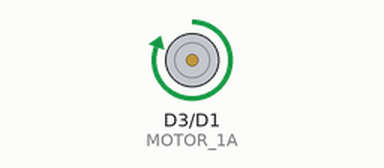
This sketch was run on a simulated ESP8266 (NodeMCU). On the bench: motor-driver pin pairs drawn as motors (green arrow = first pin HIGH = forward, orange = second pin HIGH = backward, longer = more drive).

Above: at 1.0 s.
At 3.0 s:
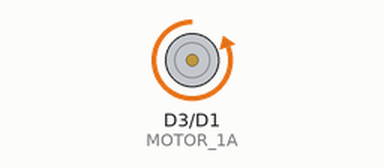
Timing chart, 0 to 5.2 s (numbered marks = the images above):
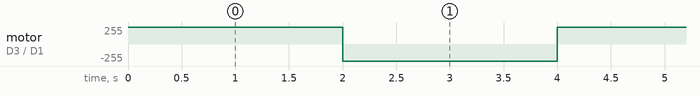

Measured:
- by itself, motor on D3 (MOTOR_1A) / D1 (MOTOR_1B): alternates forward 255/255 for 2.0 s and backward 255/255 for 2.0 s

The sketch:

12_Motor_Spin.ino
```cpp
// *************************
//
// Robotics AI Lab
//
// *************************

// Motor Spin
// This code showcases how a motor can be rotated in
// clockwise and counter-clockwise direction

// Electronics used
// - Mercury Development Board
// - DC brushed motor

int MOTOR_1A = D3;
int MOTOR_1B = D1;

void setup() {
  pinMode(MOTOR_1A, OUTPUT);
  pinMode(MOTOR_1B, OUTPUT);
}

void loop() {
  digitalWrite(MOTOR_1A, HIGH);
  digitalWrite(MOTOR_1B, LOW);
  delay(2000);

  digitalWrite(MOTOR_1A, LOW);
  digitalWrite(MOTOR_1B, HIGH);
  delay(2000);
}
```
